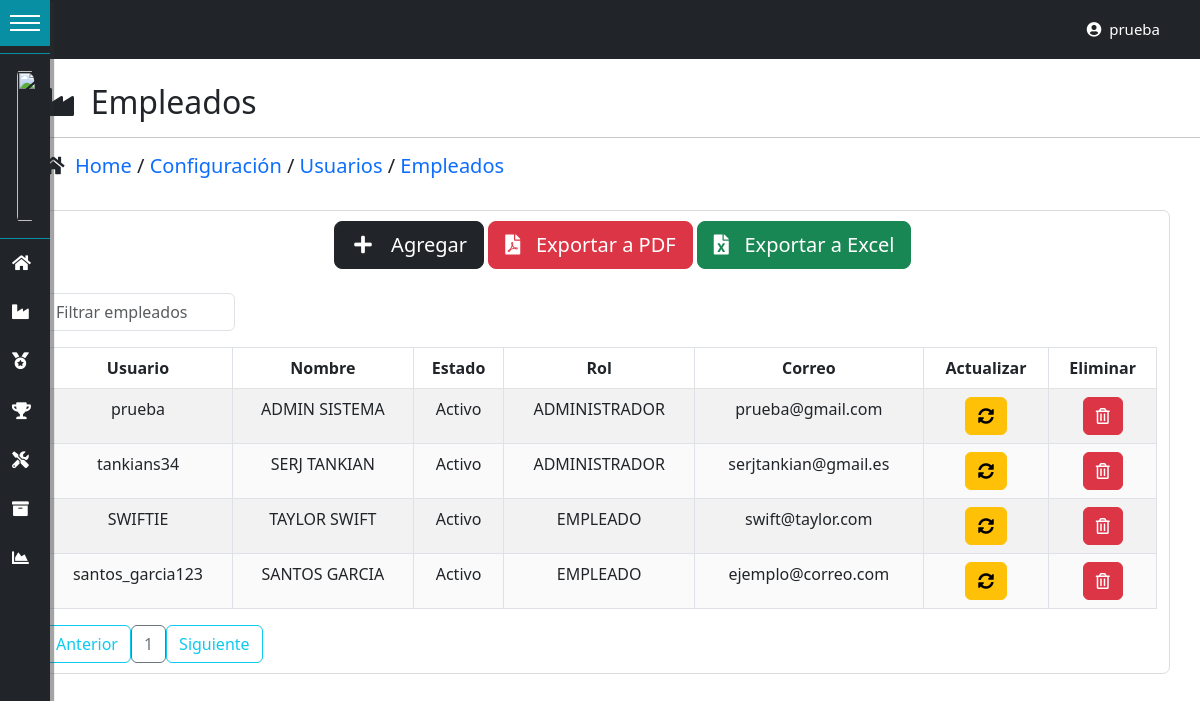
The page /empleados/ (signed in) on the database as committed earlier.
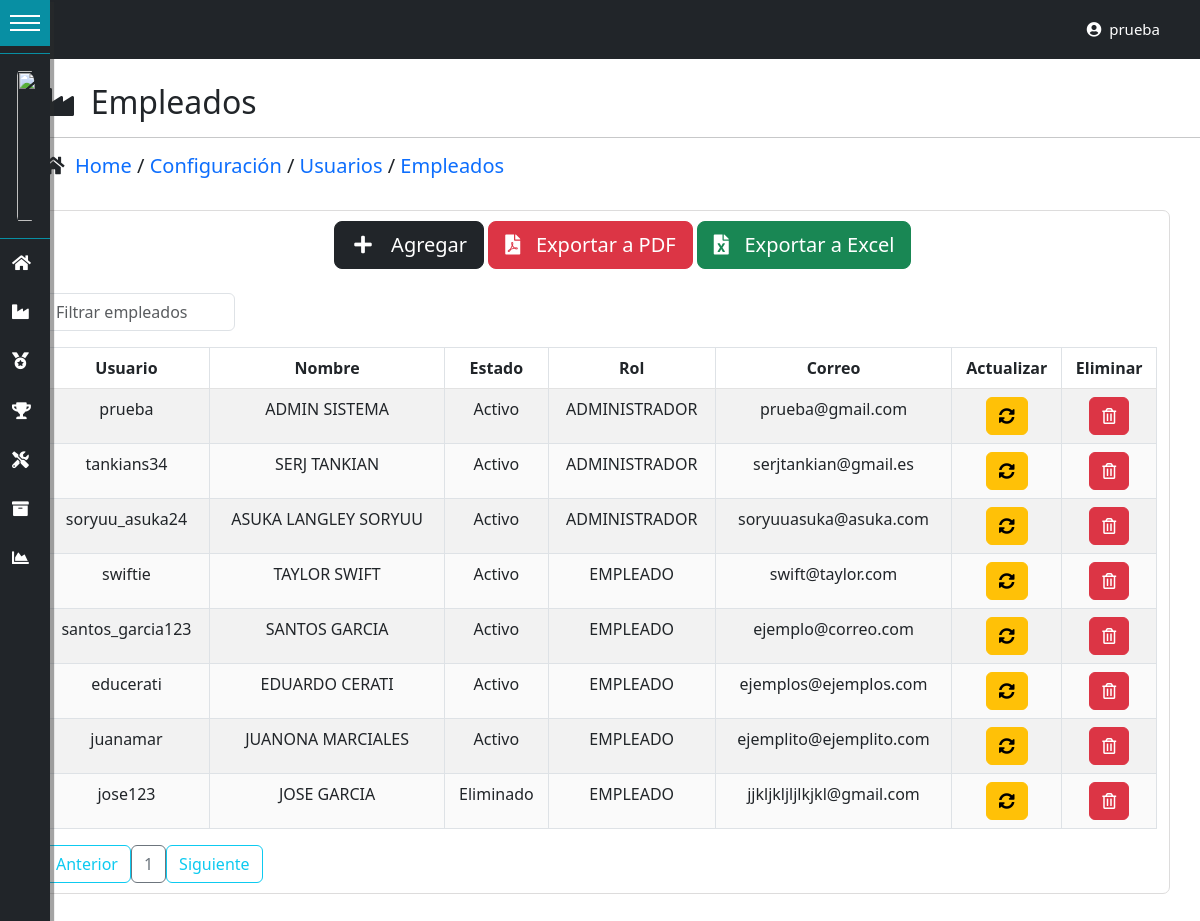
The same page on the database as committed later.
### tables this page shows
CREATE TABLE IF NOT EXISTS `usuarios` (
  `id_usuario` int(11) NOT NULL AUTO_INCREMENT,
  `id_persona` int(11) DEFAULT NULL,
  `usuario` varchar(50) NOT NULL,
  `estado` enum('Activo','Inactivo','Bloqueado','Eliminado') NOT NULL,
  `contrasena` varchar(100) NOT NULL,
  `id_rol` int(11) DEFAULT NULL,
  `fecha_ultima_conexion` datetime DEFAULT NULL,
  `correo_electronico` varchar(50) NOT NULL,
  `creado_por` varchar(30) NOT NULL,
  `fecha_creacion` datetime NOT NULL,
  `modificado_por` varchar(30) DEFAULT NULL,
  `fecha_modificacion` datetime DEFAULT NULL,
  PRIMARY KEY (`id_usuario`) USING BTREE,
  KEY `FK_empleados_roles` (`id_rol`) USING BTREE,
  KEY `FK_usuarios_personas` (`id_persona`),
  CONSTRAINT `FK_usuarios_personas` FOREIGN KEY (`id_persona`) REFERENCES `personas` (`id_persona`) ON DELETE NO ACTION ON UPDATE NO ACTION,
  CONSTRAINT `FK_usuarios_roles` FOREIGN KEY (`id_rol`) REFERENCES `roles` (`id_rol`) ON DELETE NO ACTION ON UPDATE NO ACTION
);

CREATE TABLE IF NOT EXISTS `personas` (
  `id_persona` int(11) NOT NULL AUTO_INCREMENT,
  `nombres` varchar(50) DEFAULT NULL,
  `apellidos` varchar(50) DEFAULT NULL,
  `dni` varchar(20) DEFAULT NULL,
  `edad` int(11) DEFAULT NULL,
  `telefono` varchar(15) DEFAULT NULL,
  `sexo` enum('Masculino','Femenino') DEFAULT NULL,
  `direccion` varchar(300) DEFAULT NULL,
  `creado_por` varchar(30) DEFAULT NULL,
  `fecha_creacion` datetime DEFAULT NULL,
  `modificado_por` varchar(30) DEFAULT NULL,
  `fecha_modificacion` datetime DEFAULT NULL,
  PRIMARY KEY (`id_persona`)
);

CREATE TABLE IF NOT EXISTS `roles` (
  `id_rol` int(11) NOT NULL AUTO_INCREMENT,
  `rol` varchar(50) NOT NULL,
  `descripcion` varchar(200) NOT NULL,
  `creado_por` varchar(50) NOT NULL,
  `fecha_creacion` datetime NOT NULL,
  `modificado_por` varchar(50) DEFAULT NULL,
  `fecha_modificacion` datetime DEFAULT NULL,
  PRIMARY KEY (`id_rol`) USING BTREE
);

### controladores/vistasControlador.php (called while the page is built)
<?php
	require_once "./modelos/vistasModelo.php";
	class vistasControlador extends vistasModelo{
		public function obtener_plantilla_controlador(){
			return require_once "./vistas/plantilla.php";
		}
		public function obtener_vistas_controlador(){
			if(isset($_GET['views'])){
				$ruta=explode("/", $_GET['views']);
				$respuesta=vistasModelo::obtener_vistas_modelo($ruta[0]);
			}else{
				$respuesta="login";
			}
			return $respuesta;
		}
	}

### index.php (called while the page is built, shortened)
<?php
	require_once "./controladores/vistasControlador.php";
	$plantilla = new vistasControlador();
	$plantilla->obtener_plantilla_controlador();

### modelos/vistasModelo.php (called while the page is built, shortened)
<?php
	class vistasModelo{
		protected static function obtener_vistas_modelo($vistas){
			$listaBlanca=["home","empleados","participantes","empresas","sorteos","boletos","premios","usuarios",
			"roles","modulos","permisos","salir","dashboard","configuracion","perfil","estadisticas","administracion",
			"bitacora","compra-boleto"];
			if(in_array($vistas, $listaBlanca)){
				if(is_file("./vistas/contenidos/".$vistas."-view.php")){
					$contenido="./vistas/contenidos/".$vistas."-view.php";
				}else{
					$contenido="404";
				}
			}elseif($vistas=="inicio" || $vistas=="index" || $vistas=="login" || $vistas=="recuperacion-clave" || $vistas=="registro"
			|| $vistas=="verifica-codigo" || $vistas=="cambio-contrasena"){
				$contenido="inicio";
			}else{
				$contenido="404";
			}
			return $contenido;
		}
	}

### config/conexion.php (called while the page is built, shortened)
<?php
class ConexionBD{
    protected $manejador = "mysql";
    private static $servidor = "localhost";
    private static $usuario = "root";
    private static $pass = "";
    protected $db_name = "dbsorteo";
    protected function getConexion(){
        try{
            $parametros=array(PDO::ATTR_PERSISTENT=>true,PDO::MYSQL_ATTR_INIT_COMMAND=>"SET NAMES utf8");
            $this->conexion=new PDO($this->manejador.":host=".self::$servidor.";dbname=".$this->db_name,self::$usuario,self::$pass,$parametros);
            return $this->conexion;
        }
        catch(PDOException $e){
            echo 'Error en la conexion a la BD :'.$e->getMessage();
        }
    }
}

### DatosTablas/obtenerDatosUsuarios.php (called while the page is built, shortened)
<?php
require_once("./config/conexion.php");
class obtenerDatosUsuarios extends ConexionBD{
    public function datosEmpleados(){
        $sql="SELECT u.id_usuario, u.id_persona, u.id_rol, u.usuario, p.nombres, p.apellidos, u.estado,r.rol,
        u.correo_electronico,p.dni, p.telefono,p.sexo,p.direccion from usuarios u
        inner join roles r on r.id_rol=u.id_rol
        inner join personas p on p.id_persona=u.id_persona
        where u.id_rol!=3";
        $resultado=$this->conexion->query($sql) or die ($sql);
        return $resultado;
    }
}

### vistas/contenidos/empleados-view.php (the view, shortened to what this page needs)
<?php
include("./DatosTablas/obtenerDatosUsuarios.php");
?>
<br>
<div class="container">
    <h2><i class="fas fa-industry"></i>&nbsp; Empleados</h2>
</div>
<hr/>
<div class="container">
    <h5><i class="fas fa-home"></i>&nbsp;
    <a href="<?php echo SERVERURL?>dashboard/"> Home </a>
    /
    <a href="<?php echo SERVERURL?>configuracion/"> Configuración </a>
    /
    <a href="<?php echo SERVERURL?>usuarios/"> Usuarios </a>
    /
    <a href="<?php echo SERVERURL?>empleados/"> Empleados </a></h5>
</div>
<br>
<div class="container contenedor-tabla">
    <div class="container">
    <div class="row">
        <div class="col-3"></div>
        <div class="col-7">
            <div class="btn btn-dark btn-lg" data-bs-toggle="modal" data-bs-target="#ModalCrear"><i class="fas fa-plus fa-fw"></i> &nbsp; Agregar</div>
            <div class="btn btn-danger btn-lg" data-bs-toggle="modal" data-bs-target="#ModalCrear"><i class="fas fa-file-pdf"></i> &nbsp; Exportar a PDF</div>
            <div class="btn btn-success btn-lg" data-bs-toggle="modal" data-bs-target="#ModalCrear"><i class="fas fa-file-excel"></i> &nbsp; Exportar a Excel</div>
        </div>
        <div class="col-2"></div>
    </div>
    </div>
    <div class="table-responsive">
        <br>
            <input type="text" id="searchBox" class="form-control" onkeyup="filterTable()" placeholder="Filtrar empleados">
        <table id="datos-usuario" class="table table-bordered table-striped text-center">
            <thead>
                <tr>
                    <th>Usuario</th>
                    <th>Nombre</th>
                    <th>Estado</th>
                    <th>Rol</th>
                    <th>Correo</th>
                    <th>Actualizar</th>
                    <th>Eliminar</th>
                </tr>
            </thead>
            <tbody class="body">
            <?php
                    $datos=new obtenerDatosUsuarios();
                    $resultado=$datos->datosEmpleados();
                    foreach ($resultado as $fila){
                ?>
                <tr>
                    <td><?php echo $fila['usuario']; ?></td>
                    <td><?php echo $fila['nombres'] . " " . $fila['apellidos']; ?></td>
                    <td><?php echo $fila['estado']; ?></td>
                    <td><?php echo $fila['rol']; ?></td>
                    <td><?php echo $fila['correo_electronico']; ?></td>
                    <td>
                    <button class="btn btn-warning" data-bs-toggle="modal" data-bs-target="#ModalAct<?php echo $fila['id_usuario'];?>">
                        <i class="fas fa-sync-alt"></i>
                    </button>
                    </td>
                    <td>
                        <form class="FormularioAjax" action="<?php echo SERVERURL; ?>ajax/usuarioAjax.php" method="POST" data-form="delete" autocomplete="off">
                        <button type="submit" class="btn btn-danger">
                            <i class="far fa-trash-alt"></i>
                        </button>
                        </form>
                    </td>
                    </tr>
                <?php
                        }
                ?>
            </tbody>
        </table>
    </div>
    <div id="paginador" class=""></div>
    </div>
    <br>
    <br>

### vistas/plantilla.php (shortened to what this page needs)
<!DOCTYPE html>
<html lang="es">
<head>
	<?php include "./vistas/inc/archivos_css.php"; ?>
</head>
<body>
	<?php
		require_once "./controladores/vistasControlador.php";
		$IV = new vistasControlador();
		$vistas=$IV->obtener_vistas_controlador();
		if($vistas=="inicio" || $vistas=="login" || $vistas=="404" || $vistas=="recuperacion-clave" || $vistas=="registro"
		|| $vistas=="verifica-codigo" || $vistas=="cambio-contrasena"){
			require_once "./vistas/contenidos/".$vistas."-view.php";
		}else{
	?>
	<main class="full-box main-container">
		<?php
		if($_SESSION['rol']!='PARTICIPANTE'){
			include "./vistas/inc/NavLateral.php";
		}
		 ?>
		<section class="full-box page-content">
			<?php
			if($_SESSION['rol']!='PARTICIPANTE'){
				include "./vistas/inc/NavbarAdm.php";
				include  $vistas;
			}else{
				include "./vistas/inc/Navbar.php";
				include  $vistas;
			}
			?>
		</section>
	</main>
	<?php
		}
	?>
</body>
</html>

### vistas/inc/archivos_css.php
<link rel="stylesheet" href="<?php echo SERVERURL; ?>vistas/css/Estilo-Form.css">
<link rel="stylesheet" href="<?php echo SERVERURL; ?>vistas/css/estilos-vistas.css">
<link rel="stylesheet" href="<?php echo SERVERURL; ?>vistas/css/tarjetas.css">
<link rel="stylesheet" href="<?php echo SERVERURL; ?>vistas/css/EstiloLogin.css">
<link rel="stylesheet" href="<?php echo SERVERURL; ?>vistas/css/bootstrap-grid.css">
<link rel="stylesheet" href="<?php echo SERVERURL; ?>vistas/css/bootstrap-grid.min.css">
<link rel="stylesheet" href="<?php echo SERVERURL; ?>vistas/css/bootstrap-grid.rtl.css">
<link rel="stylesheet" href="<?php echo SERVERURL; ?>vistas/css/bootstrap-grid.rtl.min.css">
<link rel="stylesheet" href="<?php echo SERVERURL; ?>vistas/css/bootstrap-reboot.css">
<link rel="stylesheet" href="<?php echo SERVERURL; ?>vistas/css/bootstrap-reboot.min.css">
<link rel="stylesheet" href="<?php echo SERVERURL; ?>vistas/css/bootstrap-reboot.rtl.css">
<link rel="stylesheet" href="<?php echo SERVERURL; ?>vistas/css/bootstrap-reboot.rtl.min.css">
<link rel="stylesheet" href="<?php echo SERVERURL; ?>vistas/css/bootstrap-utilities.css">
<link rel="stylesheet" href="<?php echo SERVERURL; ?>vistas/css/bootstrap-utilities.rtl.min.css">
<link rel="stylesheet" href="<?php echo SERVERURL; ?>vistas/css/bootstrap-utilities.min.css">
<link rel="stylesheet" href="<?php echo SERVERURL; ?>vistas/css/bootstrap.css">
<link rel="stylesheet" href="<?php echo SERVERURL; ?>vistas/css/bootstrap.min.css">
<link rel="stylesheet" href="<?php echo SERVERURL; ?>vistas/css/bootstrap.rtl.css">
<link rel="stylesheet" href="<?php echo SERVERURL; ?>vistas/css/bootstrap.rtl.min.css">
<link rel="stylesheet" href="<?php echo SERVERURL; ?>vistas/fontawesome-free-5.15.4-web/css/all.css">
<link rel="stylesheet" href="<?php echo SERVERURL; ?>vistas/fontawesome-free-5.15.4-web/css/all.min.css">
<link rel="stylesheet" href="<?php echo SERVERURL; ?>vistas/fontawesome-free-5.15.4-web/css/brands.css">
<link rel="stylesheet" href="<?php echo SERVERURL; ?>vistas/fontawesome-free-5.15.4-web/css/brands.min.css">
<link rel="stylesheet" href="<?php echo SERVERURL; ?>vistas/fontawesome-free-5.15.4-web/css/fontawesome.css">
<link rel="stylesheet" href="<?php echo SERVERURL; ?>vistas/fontawesome-free-5.15.4-web/css/fontawesome.min.css">
<link rel="stylesheet" href="<?php echo SERVERURL; ?>vistas/fontawesome-free-5.15.4-web/css/regular.css">
<link rel="stylesheet" href="<?php echo SERVERURL; ?>vistas/fontawesome-free-5.15.4-web/css/regular.min.css">
<link rel="stylesheet" href="<?php echo SERVERURL; ?>vistas/fontawesome-free-5.15.4-web/css/solid.css">
<link rel="stylesheet" href="<?php echo SERVERURL; ?>vistas/fontawesome-free-5.15.4-web/css/solid.min.css">
<link rel="stylesheet" href="<?php echo SERVERURL; ?>vistas/fontawesome-free-5.15.4-web/css/svg-with-js.css">
<link rel="stylesheet" href="<?php echo SERVERURL; ?>vistas/fontawesome-free-5.15.4-web/css/svg-with-js.min.css">
<link rel="stylesheet" href="<?php echo SERVERURL; ?>vistas/fontawesome-free-5.15.4-web/css/v4-shims.css">

### vistas/inc/NavLateral.php (shortened to what this page needs)
<div id="sidemenu" class="menu-collapsed">
  <div id="header">
    <div id="menu-btn">
      <div class="btn-hamburger"></div>
      <div class="btn-hamburger"></div>
      <div class="btn-hamburger"></div>
    </div>
  </div>
  <div id="profile">
    <div id="photo"><img src="../vistas/assets/icons/Avatar.png" width="150" height="150" alt=""></div>
  </div>
  <div id="menu-items">
    <div class="item">
      <a href="<?php echo SERVERURL?>dashboard/">
        <div class="icon"><i class="fas fa-home"></i></div>
      </a>
      <a href="<?php echo SERVERURL?>empresas/">
        <div class="icon"><i class="fas fa-industry"></i></div>
      </a>
      <a href="<?php echo SERVERURL?>sorteos/">
        <div class="icon"><i class="fas fa-medal"></i></div>
      </a>
      <a href="<?php echo SERVERURL?>premios/">
        <div class="icon"><i class="fas fa-trophy"></i></div>
      </a>
      <a href="<?php echo SERVERURL?>configuracion/">
        <div class="icon"><i class="fas fa-tools"></i></div>
      </a>
      <a href="<?php echo SERVERURL?>administracion/">
        <div class="icon"><i class="fas fa-archive"></i></div>
      </a>
      <a href="<?php echo SERVERURL?>estadisticas/">
        <div class="icon"><i class="fas fa-chart-area"></i></div>
      </a>
    </div>
  </div>
</div>

### vistas/inc/NavbarAdm.php (shortened to what this page needs)
<nav class="navbar navbar-expand-lg navbar-dark bg-dark navbar-admin" style="justify-content:right;">
  <div class="dropdown navbar-admin">
    <button class="boton-dropdown float-right navbar-admin"><i class="fas fa-user-circle"></i> &nbsp;<?php echo $_SESSION['usuario_login']?></button>
  </div>
</nav>

### vistas/css/Estilo-Form.css (style rules this page uses)
.contenedor-tabla { border: 1px solid #dddcdc; -moz-border-radius: 7px; -webkit-border-radius: 7px; padding: 10px; }
#searchBox { width:12rem; }
#datos-usuario { width: 100%; border-collapse: collapse; background-color:white; }
.contenedor-tabla { background-color:white; }
#datos-usuario th, td { padding: 8px; text-align: center; border-bottom: 1px solid rgb(226, 226, 226); }
#datos-usuario tr:nth-child(even) { background-color: #fafafa; }
.container h5 a { text-decoration: none; }

### vistas/css/estilos-vistas.css (style rules this page uses)
.navbar-admin .boton-dropdown { color:rgb(255, 255, 255); background-color: transparent; border:none; padding: 10px; margin-left: 20px; margin-right: 30px; }
.navbar-admin .dropdown .boton-dropdown { justify-content: center; }
.navbar-admin .dropdown { display: inline-block; position: relative; font-size:15px; z-index: 1; }
:root { --width:17rem; --pading:12px; --bgcoolor:rgb(33, 37, 41); --hovercolor:#088fa3; --width-collapsed:50px; }
body { font-size:18px; padding:0; margin: 0; margin-left:var(--width-collapsed); }
#sidemenu { background-color: var(--bgcoolor); z-index: 1; color:white; position:fixed; height: 100%; left:0; top:0; font-family:'calibri'; box-shadow: 4px 2px 1px #2c2c2c6e; }
#sidemenu a { color:white; text-decoration:none; }
#sidemenu #header { box-sizing:border-box; border-bottom: solid 1px var(--hovercolor); }
#sidemenu #header #menu-btn { display: inline-block; }
#sidemenu #header #menu-btn { cursor:pointer; padding:10px; width: var(--width-collapsed); box-sizing: border-box; }
#sidemenu #header #menu-btn .btn-hamburger { background-color: #fff; width: 100%; height: 2px; margin: 5px 0; }
#sidemenu #profile { border-bottom: solid 1px var(--hovercolor); padding: var(--pading); text-align:center; }
#sidemenu #profile #photo { box-sizing: border-box; padding: var(--pading); margin: 0 auto; }
#sidemenu #profile #photo { border-radius: 40%; width: 100%; }
#sidemenu #profile #photo, #sidemenu #profile #name { font-size: 16px; padding: 5px; overflow: hidden; }
#sidemenu #menu-items { overflow:hidden; }
#sidemenu #menu-items .item { width: var(--width); }
#sidemenu #menu-items .item .icon { display: inline-block; }
#sidemenu #menu-items .item .icon, #sidemenu #menu-items .item .title { font-size: 1.05rem; vertical-align: middle; overflow: hidden; display: inline-block; }
#sidemenu #menu-items .item a { display: block; }
#sidemenu #menu-items .item .icon { box-sizing: border-box; padding: var(--pading); width: var(--width-collapsed); }
.menu-collapsed { width: var(--width-collapsed); }
.menu-collapsed .item { width: 100px; }

Rows that differ between the two databases and show on the page:
added usuarios: usuario "soryuu_asuka24", id_persona.nombres "ASUKA", id_persona.apellidos "LANGLEY SORYUU", estado "Activo", id_rol.rol "ADMINISTRADOR", correo_electronico "soryuuasuka@asuka.com"
changed usuarios "swift@taylor.com": usuario "SWIFTIE" → "swiftie"
added usuarios: usuario "educerati", id_persona.nombres "EDUARDO", id_persona.apellidos "CERATI", estado "Activo", id_rol.rol "EMPLEADO", correo_electronico "ejemplos@ejemplos.com"
added usuarios: usuario "juanamar", id_persona.nombres "JUANONA", id_persona.apellidos "MARCIALES", estado "Activo", id_rol.rol "EMPLEADO", correo_electronico "ejemplito@ejemplito.com"
added usuarios: usuario "jose123", id_persona.nombres "JOSE", id_persona.apellidos "GARCIA", estado "Eliminado", id_rol.rol "EMPLEADO", correo_electronico "jjkljkljljlkjkl@gmail.com"
